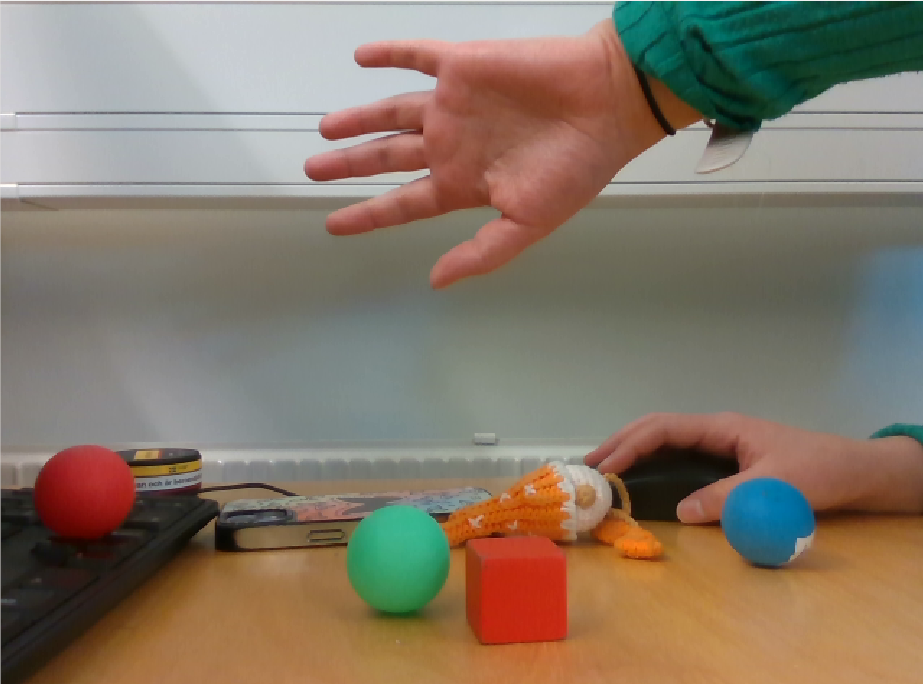
#> input picture src/detection/detection/multObjects.png, 923 x 684 px, found by its file name
$ python test_color2.py
#> lines starting #> are read from the running program, lines starting #| are printed output that depends on the picture; after the words box and inside, x2 and y2 are one past the last pixel; in counts of white or black regions, pixels touching at a corner belong together
import cv2
import numpy as np

# Load the image from the rosbag
image = cv2.imread('/home/rosuser/dd2419_ws/src/detection/detection/multObjects.png')  # Replace 'your_image.jpg' with the actual file path
#> image is the input picture: shape (684, 923, 3); mean B, G, R 103.6, 119.5, 133.5

# Convert the image from BGR to HSV
hsv_image = cv2.cvtColor(image, cv2.COLOR_BGR2HSV)
#> hsv_image: shape (684, 923, 3); mean H, S, V 42, 82.6, 141.6

# Define initial HSV values (you can change these values)
initial_hsv_lower = np.array([0, 0, 0])
initial_hsv_upper = np.array([255, 255, 255])

# Create a window to display trackbars
cv2.namedWindow('HSV Trackbars')

def on_trackbar_change(x):
    pass

# Create trackbars for adjusting HSV values
cv2.createTrackbar('Hue Lower', 'HSV Trackbars', initial_hsv_lower[0], 255, on_trackbar_change)
#> slider 'Hue Lower' is set to 51
cv2.createTrackbar('Saturation Lower', 'HSV Trackbars', initial_hsv_lower[1], 255, on_trackbar_change)
#> slider 'Saturation Lower' is set to 51
cv2.createTrackbar('Value Lower', 'HSV Trackbars', initial_hsv_lower[2], 255, on_trackbar_change)
#> slider 'Value Lower' is set to 51

cv2.createTrackbar('Hue Upper', 'HSV Trackbars', initial_hsv_upper[0], 255, on_trackbar_change)
cv2.createTrackbar('Saturation Upper', 'HSV Trackbars', initial_hsv_upper[1], 255, on_trackbar_change)
cv2.createTrackbar('Value Upper', 'HSV Trackbars', initial_hsv_upper[2], 255, on_trackbar_change)

while True:
    # Get current trackbar positions
    hue_lower = cv2.getTrackbarPos('Hue Lower', 'HSV Trackbars')
    saturation_lower = cv2.getTrackbarPos('Saturation Lower', 'HSV Trackbars')
    value_lower = cv2.getTrackbarPos('Value Lower', 'HSV Trackbars')

    hue_upper = cv2.getTrackbarPos('Hue Upper', 'HSV Trackbars')
    saturation_upper = cv2.getTrackbarPos('Saturation Upper', 'HSV Trackbars')
    value_upper = cv2.getTrackbarPos('Value Upper', 'HSV Trackbars')

    # Update the lower and upper HSV values
    hsv_lower = np.array([hue_lower, saturation_lower, value_lower])
    hsv_upper = np.array([hue_upper, saturation_upper, value_upper])

    # Create a mask based on the current HSV values
    mask = cv2.inRange(hsv_image, hsv_lower, hsv_upper)
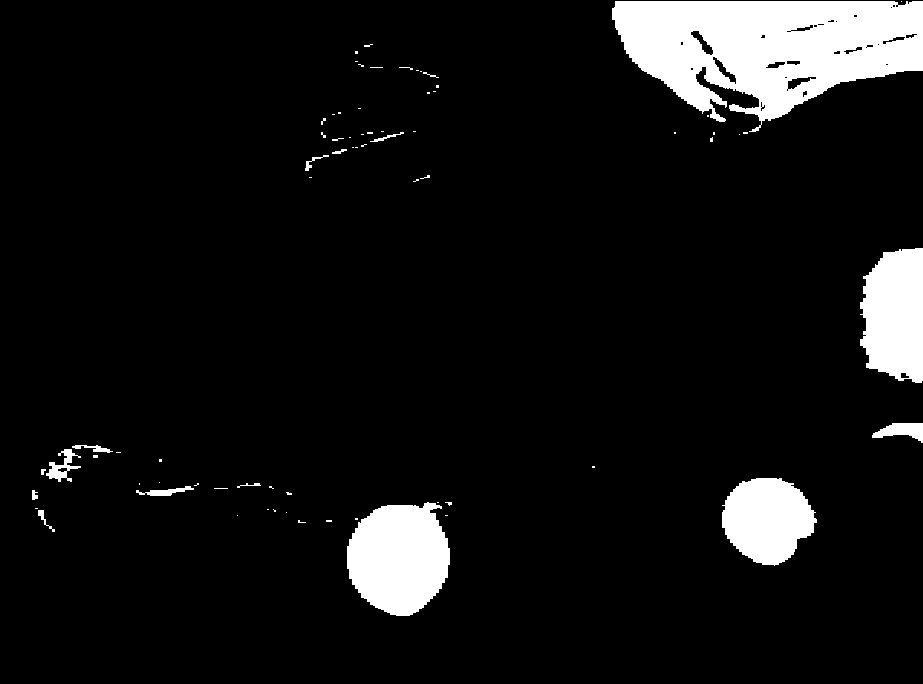
#> mask: shape (684, 923); 8% white; 72 white regions (56 under 20 px), largest, box (x1, y1, x2, y2) and area: (612, 1, 923, 132) 26022, (347, 502, 450, 616) 9052, (860, 248, 923, 383) 7037

    # Apply the mask to the original image
    result = cv2.bitwise_and(image, image, mask=mask)
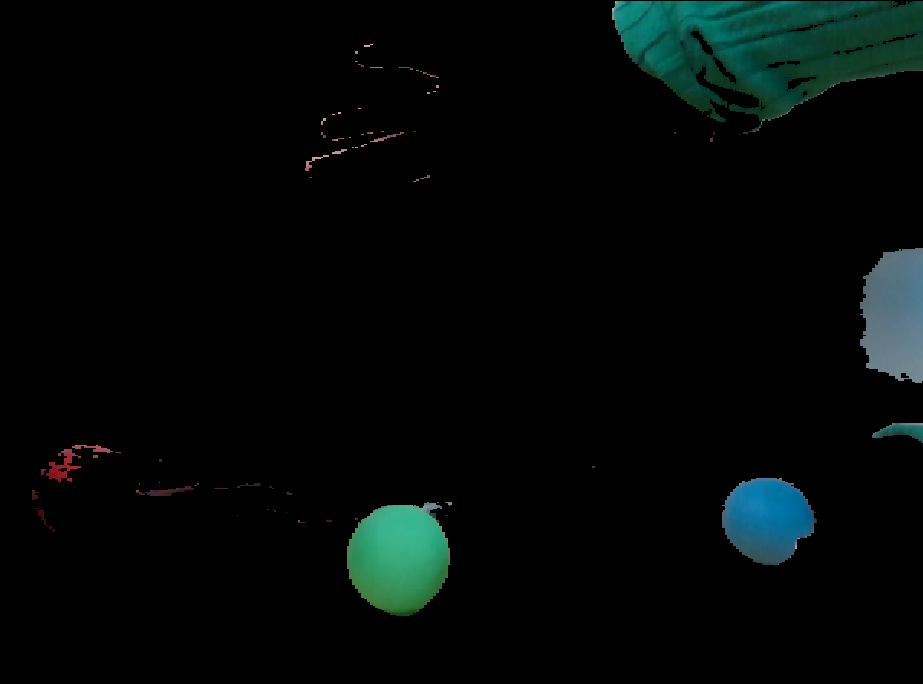
#> result: shape (684, 923, 3); mean B, G, R 7.1, 8, 2.9

    # Display the original image, mask, and result
    cv2.imshow('Original Image', image)
    cv2.imshow('HSV Mask', mask)
    cv2.imshow('Result', result)

    key = cv2.waitKey(1) & 0xFF
#> (key q is pressed here)
    if key == ord('q'):
        break

cv2.destroyAllWindows()

$ run again, with src/detection/detection/redInBox.png copied over src/detection/detection/multObjects.png
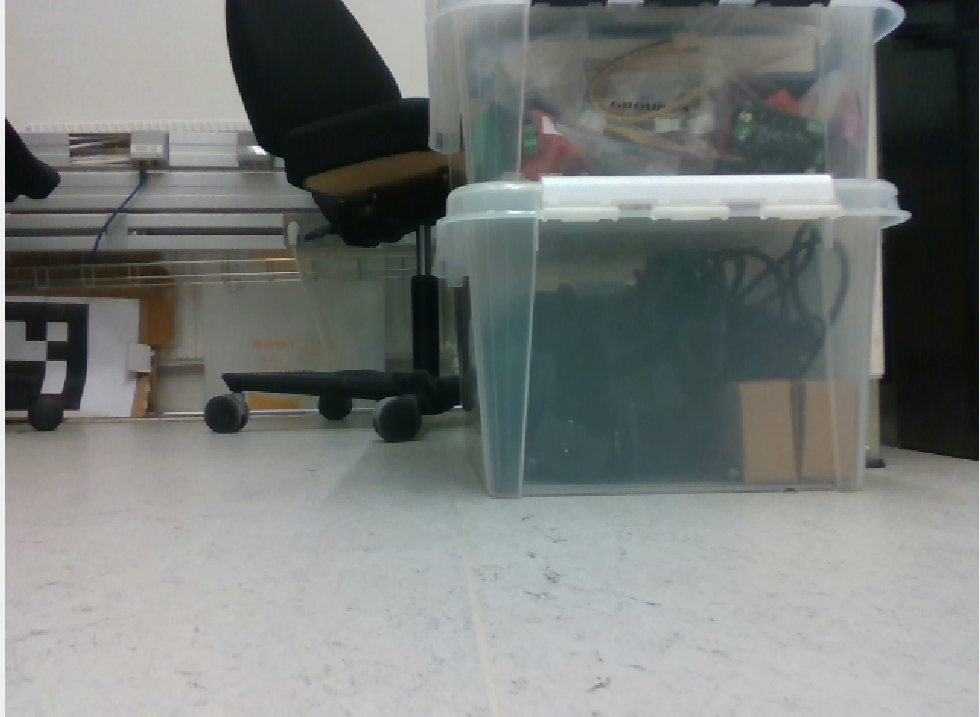
#> input picture src/detection/detection/redInBox.png, 980 x 717 px, found by its file name
#> image is the input picture: shape (717, 980, 3); mean B, G, R 121.9, 124.1, 120.2
#> hsv_image: shape (717, 980, 3); mean H, S, V 64, 29.1, 126
#> `mask = cv2.inRange(hsv_image, hsv_lower, hsv_upper)`:
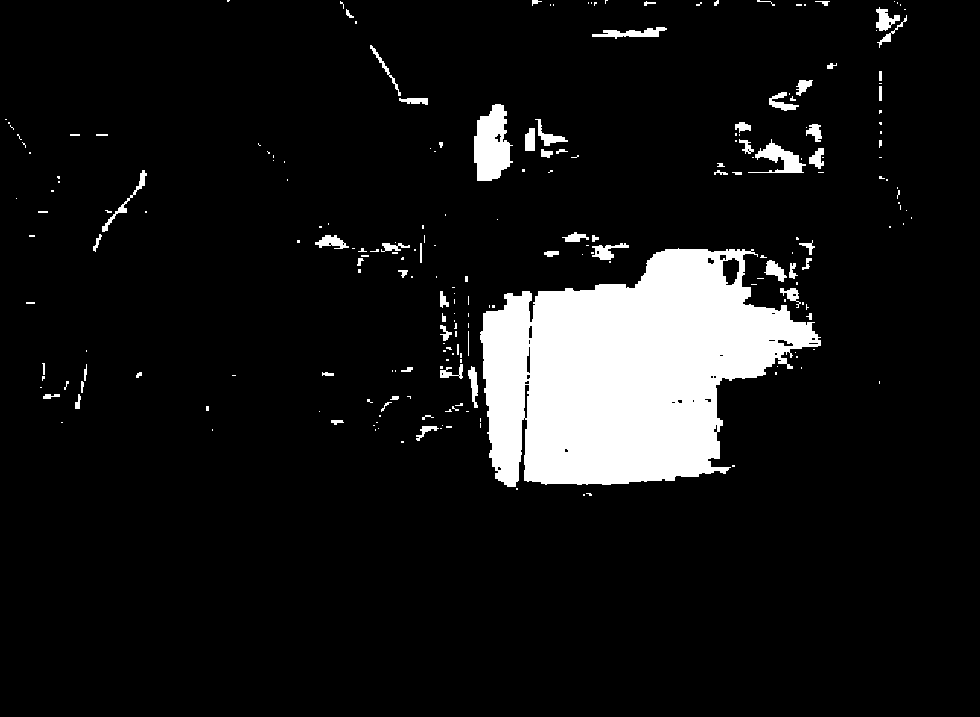
#> mask: shape (717, 980); 9% white; 231 white regions (160 under 20 px), largest, box (x1, y1, x2, y2) and area: (480, 248, 821, 487) 52917, (474, 104, 513, 181) 2102, (748, 139, 806, 173) 745
#> `result = cv2.bitwise_and(image, image, mask=mask)`:
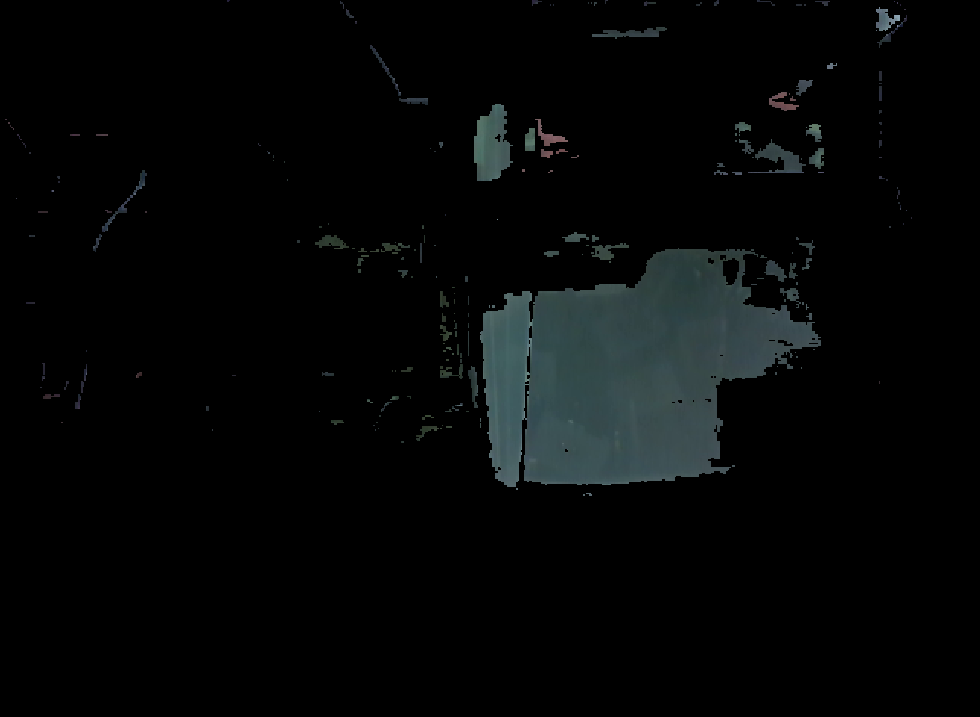
#> result: shape (717, 980, 3); mean B, G, R 7.1, 6.9, 5.3

$ run again, with src/detection/detection/testGreen.png copied over src/detection/detection/multObjects.png
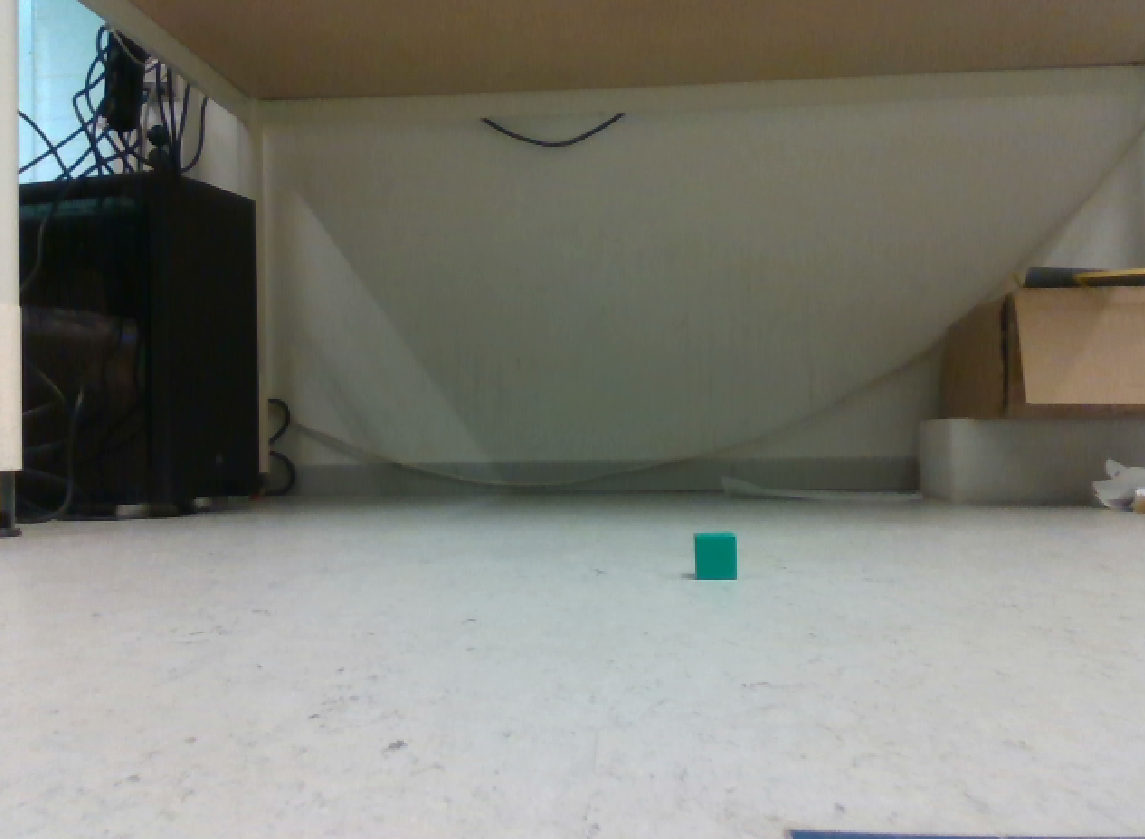
#> input picture src/detection/detection/testGreen.png, 1145 x 839 px, found by its file name
#> image is the input picture: shape (839, 1145, 3); mean B, G, R 118.3, 126.4, 126
#> hsv_image: shape (839, 1145, 3); mean H, S, V 45.5, 37.6, 129.8
#> `mask = cv2.inRange(hsv_image, hsv_lower, hsv_upper)`:
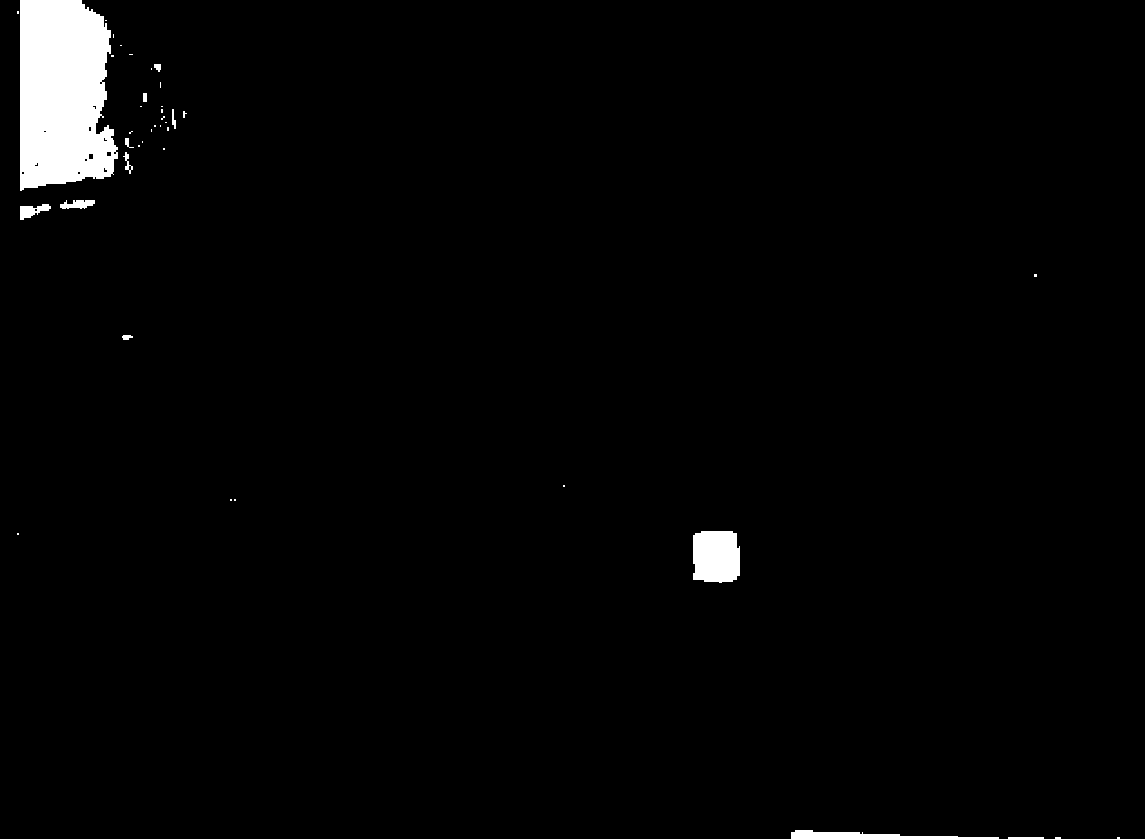
#> mask: shape (839, 1145); 2.1% white; 41 white regions (29 under 20 px), largest, box (x1, y1, x2, y2) and area: (20, 0, 118, 191) 15703, (693, 531, 740, 583) 2257, (791, 830, 999, 839) 977
#> `result = cv2.bitwise_and(image, image, mask=mask)`:
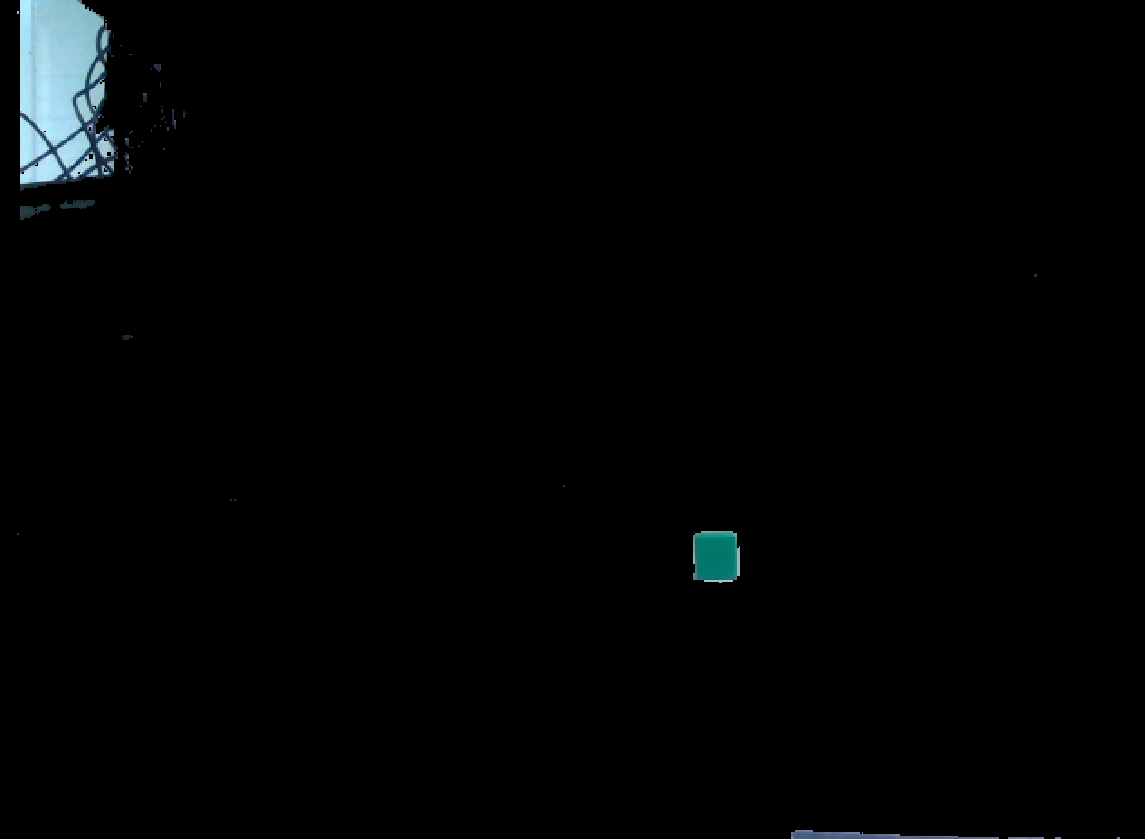
#> result: shape (839, 1145, 3); mean B, G, R 3.8, 3.4, 2.5
